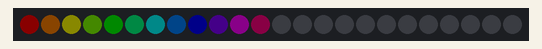
Recording of a sketch running on a simulated Arduino Uno, built with avr-gcc and run on an emulated ATmega328P. On the bench: 24 RGB LEDs in strip order, left to right. Dim RGB values are drawn brighter than linear.

Above: at 0.01 s.
At 0.45 s:
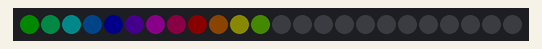
At 0.89 s:
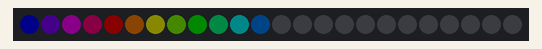

Measured:
- by itself, everything shown: repeats every 0.66 s, in 12 steps

The sketch:

hsvtorgb.ino
```cpp
#include <Adafruit_NeoPixel.h>

#define PIN 0

Adafruit_NeoPixel pixels = Adafruit_NeoPixel(24, PIN);
uint32_t hue = 0;
uint32_t roll = 0;

uint32_t hsv2rgb(uint32_t h, float s, float v)
{
    float hh, p, q, t, ff;
    long  i;
    float r, g, b;

    hh = h;
    if(hh >= 360.0) hh = 0.0;
    hh /= 60.0;
    i = (long)hh;
    ff = hh - i;
    p = v * (1.0 - s);
    q = v * (1.0 - (s * ff));
    t = v * (1.0 - (s * (1.0 - ff)));

    switch(i) {
    case 0:
        r = v;
        g = t;
        b = p;
        break;
    case 1:
        r = q;
        g = v;
        b = p;
        break;
    case 2:
        r = p;
        g = v;
        b = t;
        break;

    case 3:
        r = p;
        g = q;
        b = v;
        break;
    case 4:
        r = t;
        g = p;
        b = v;
        break;
    case 5:
    default:
        r = v;
        g = p;
        b = q;
        break;
    }
    uint32_t r8 = round(r * 255);
    uint32_t g8 = round(g * 255);
    uint32_t b8 = round(b * 255);
    r8 = r8 << 16;
    g8 = g8 << 8;
    return r8 + g8 + b8;
}

void setup() {
  pixels.begin();
  pixels.setBrightness(10);
}

void loop() {
  uint8_t i;
  roll++;
  float rad = (roll*5) * PI / 180.0;
  float s = 0.5;//sin(rad) / 2;
  for(i=0; i<12; i++) {
    hue += 30;
    uint32_t rgb = hsv2rgb(hue % 360, 0.5 + s, 1);
    pixels.setPixelColor((i+roll)%12, rgb);
  }
  pixels.show();
  delay(50);
}
```
